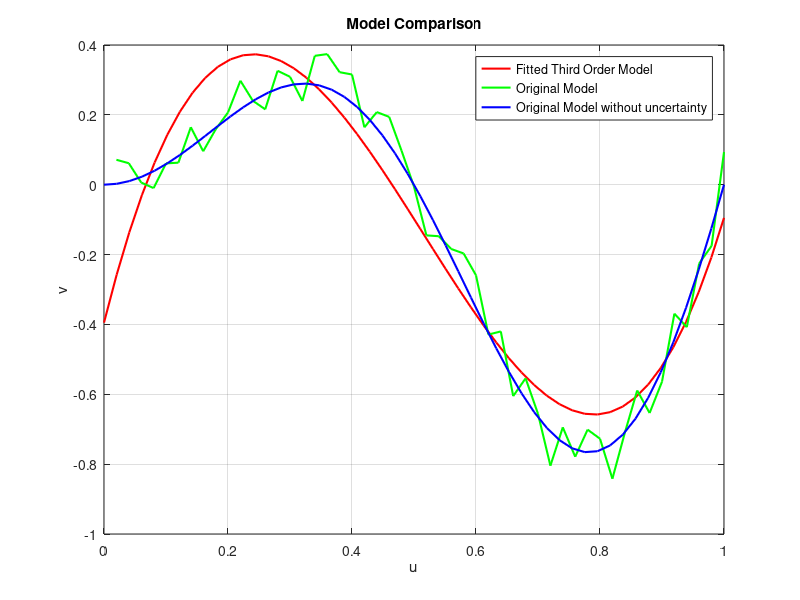
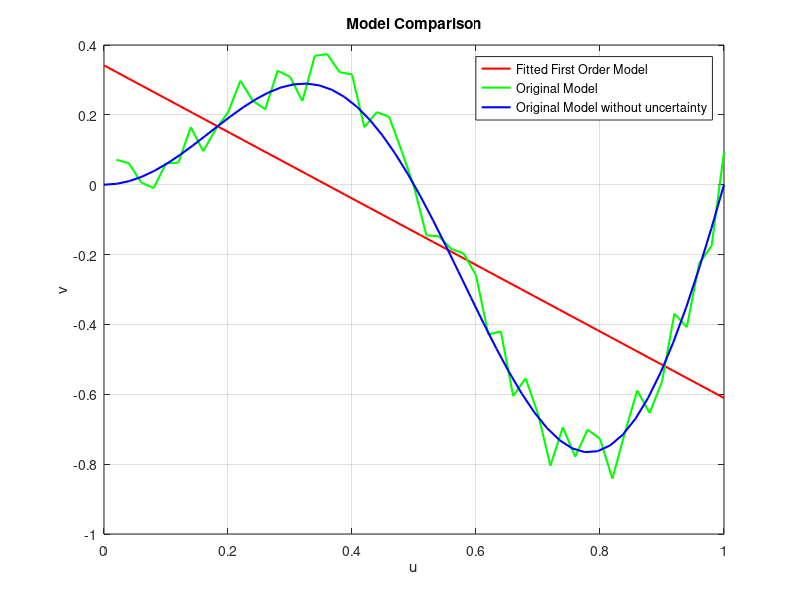
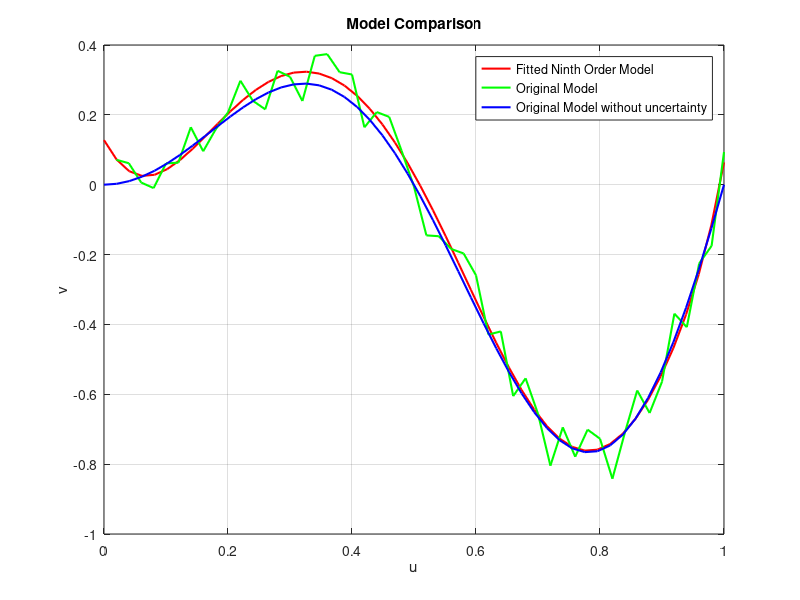

Source code (MATLAB) for these figures, in order:
clear; clc; close all;
%% Problem 1.1
% make 50 points equally spaced between 0 & 1 as the 
% input dataset {u^(i)}^50_{i=1}. 0 is not included in u_i.
u_i = linspace(0, 1, 51)';
u_i = u_i(2:51);

%% Problem 1.2
% Define v^(i) = u^(i)sin(2πu^(i)) + e^(i). e^(i) is the uncertainty 
% drawn from a uniform distribution over the interval [−0.1, 0.1].
rng(0); % rng used just to make sure rng shows the same val 
e_i = unifrnd(-0.1, 0.1, [50, 1]);
v_i = u_i.*sin(2*pi*u_i) + e_i;

%% Problem 1.3 - 1.4
% Regression problem is stated in the work sheet So is the E(θ). 
% Assume that M = 3, find the minimizer!

% Firstly I'll compute minimzer through MATLAB, 
% then I'll present the derivation in the report.

X = [ones(50,1), u_i, u_i.^2, u_i.^3];
theta_minm = (X' * X) \ (X' * v_i);

%% Problem 1.5
% Plot u ↦ h_{θ^∗}(u) in [0,1] domain. Also plot

u_test = linspace(0, 1, 50)';
v_test = u_test.*sin(2*pi*u_test) + unifrnd(-0.1, 0.1, [50, 1]);
h_theta_star = [ones(50, 1), u_test, u_test.^2, u_test.^3]*theta_minm;

% Plot the learned model
figure(1)
plot(u_test, h_theta_star, 'r', 'LineWidth', 1.5);
hold on;
plot(u_i, v_i, 'g', 'LineWidth', 1.5);
plot(u_test, u_test.*sin(2*pi*u_test), 'b', 'LineWidth', 1.5);
legend('Fitted Third Order Model','Original Model','Original Model without uncertainty');
xlabel('u');
ylabel('v');
title('Model Comparison');
grid on;
hold off;

rms_error = sqrt(mean((h_theta_star - v_test).^2));
fprintf('RMS error is: %.4f\n', rms_error);

%% Problem 1.6
% Repeat previous steps with M = 1 and 9
X_1 = [ones(50,1), u_i];
X_9 = [ones(50,1), u_i, u_i.^2, u_i.^3, u_i.^4, u_i.^5, u_i.^6, u_i.^7, u_i.^8, u_i.^9];
theta_minm_1 = (X_1' * X_1) \ (X_1' * v_i);
theta_minm_9 = (X_9' * X_9) \ (X_9' * v_i);
h_theta_star_1 = [ones(50, 1), u_test]*theta_minm_1;
h_theta_star_9 = [ones(50, 1), u_test, u_test.^2, u_test.^3, u_test.^4, u_test.^5, u_test.^6, u_test.^7, u_test.^8, u_test.^9]*theta_minm_9;


figure(2)
plot(u_test, h_theta_star_1, 'r', 'LineWidth', 1.5);
hold on;
plot(u_i, v_i, 'g', 'LineWidth', 1.5);
plot(u_test, u_test.*sin(2*pi*u_test), 'b', 'LineWidth', 1.5);
legend('Fitted First Order Model','Original Model','Original Model without uncertainty');
xlabel('u');
ylabel('v');
title('Model Comparison');
grid on;
hold off;

rms_error_1 = sqrt(mean((h_theta_star_1 - v_test).^2));
fprintf('RMS error for first order model is: %.4f\n', rms_error_1);

figure(3)
plot(u_test, h_theta_star_9, 'r', 'LineWidth', 1.5);
hold on;
plot(u_i, v_i, 'g', 'LineWidth', 1.5);
plot(u_test, u_test.*sin(2*pi*u_test), 'b', 'LineWidth', 1.5);
legend('Fitted Ninth Order Model','Original Model','Original Model without uncertainty');
xlabel('u');
ylabel('v');
title('Model Comparison');
grid on;
hold off;

rms_error_9 = sqrt(mean((h_theta_star_9 - v_test).^2));
fprintf('RMS error for ninth order model is: %.4f\n', rms_error_9);